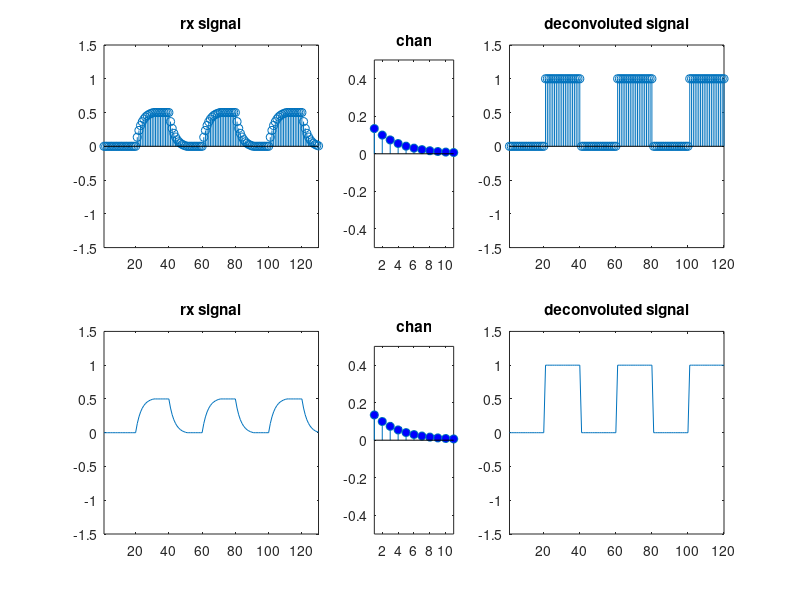

The MATLAB source for this figure:
% http://www.sharetechnote.com/

clear all; close all; clc;

% ================================
x = [0 1 0 1 0 1];
 
sf = 20; % samples per bit
p_x = x;
 
if sf > 1
   for i = 2:sf
    p_x= [p_x ; x];
   end
 
   p_x = reshape(p_x,[],1);
end
 
a = 0.5;
%pjr add
loss = 0.5;

t = 0:10;
k = 0.3;
%chan = 0.5*exp(-k*t); % this is to create the characteristic response (impulse response) of a channel
chan = a*exp(-k*t); % this is to create the characteristic response (impulse response) of a channel
chan = chan/sum(chan);

%pjr add
chan = chan * loss;

w = conv(p_x,chan); % this create the distorted signal by convoluting the original signal and the channel
y = deconv(w,chan); % this recovers the original signal by decovoluting the distorted signal and the channel
 
subplot(2,5,[1 2]);stem(w);axis([1 length(w) -1.5 1.5]);title("rx signal");
subplot(2,5,3);stem(chan,'MarkerFaceColor',[0 0 1]);axis([1 length(chan) -0.5 0.5]);title("chan");
subplot(2,5,[4 5]);stem(y);axis([1 length(y) -1.5 1.5]);title("deconvoluted signal");
subplot(2,5,[6 7]);plot(w);axis([1 length(w) -1.5 1.5]);title("rx signal");
subplot(2,5,8);stem(chan,'MarkerFaceColor',[0 0 1]);axis([1 length(chan) -0.5 0.5]);title("chan");
subplot(2,5,[9 10]);plot(y);axis([1 length(y) -1.5 1.5]);title("deconvoluted signal");
 
% ================================
% ================================
% ================================